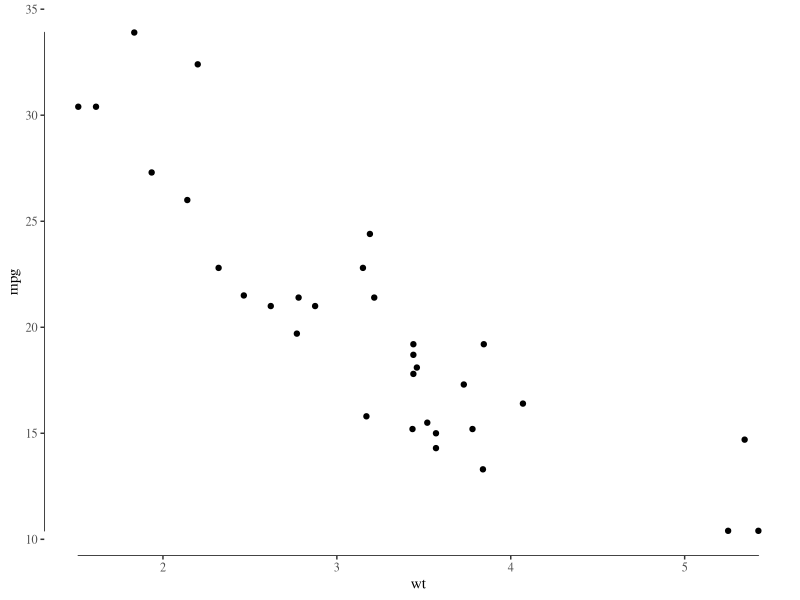
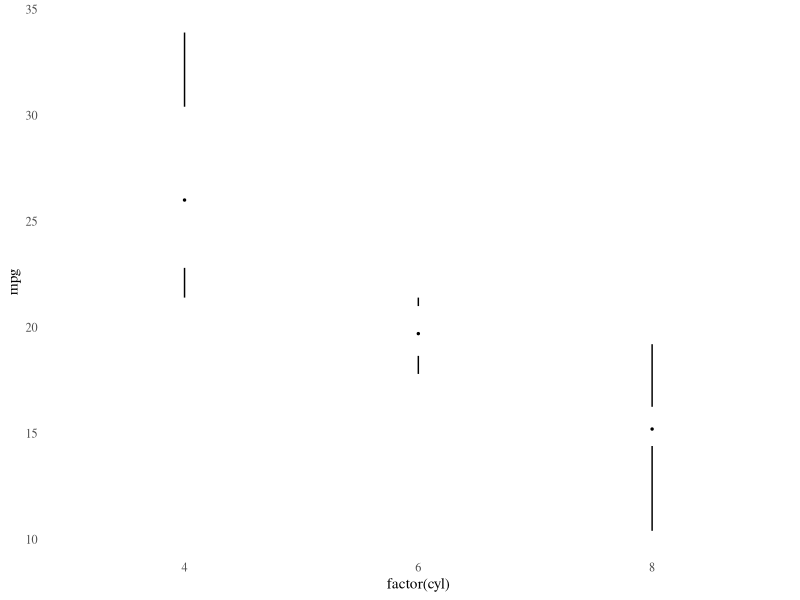
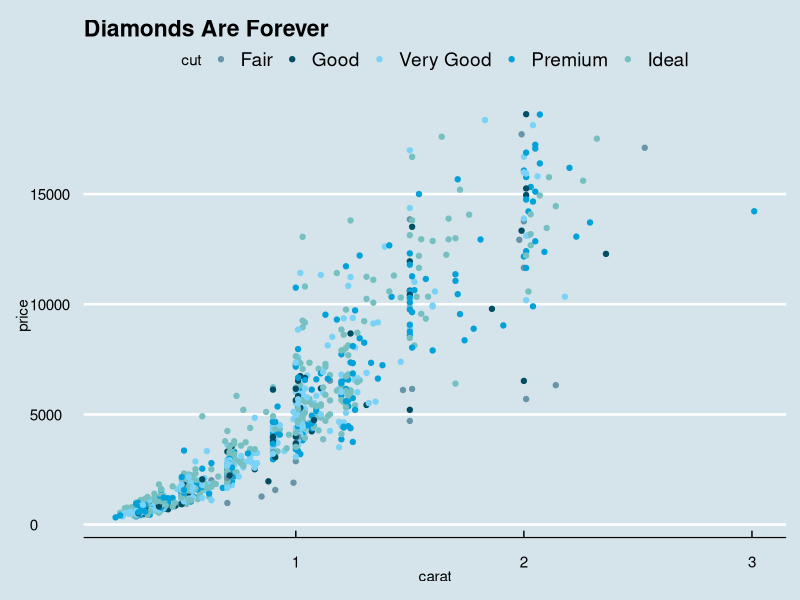
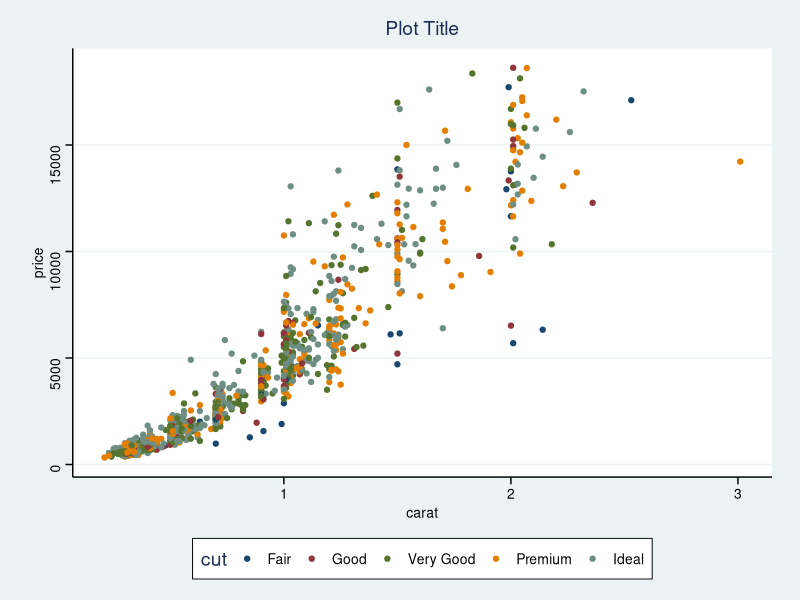
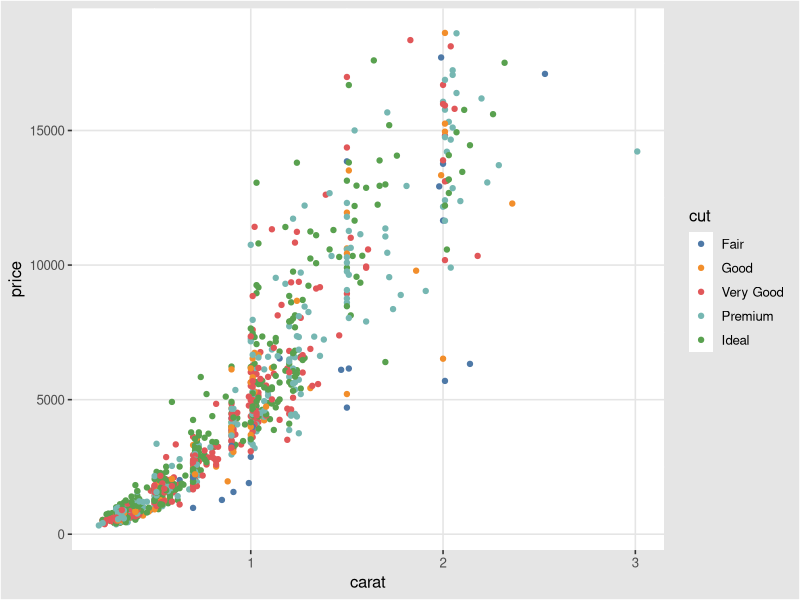

Reproduce these figures in R, in order. (Note: this script raises an error after producing the figures.)
# ggthemes is a very cool package
# it adds a lot of very nice themes to ggplot.
# here: https://github.com/jrnold/ggthemes

install.packages('ggthemes', dependencies = TRUE)

# using the good ol' diamonds dataset

library("ggplot2")
library("ggthemes")
dsamp <- diamonds[sample(nrow(diamonds), 1000), ]

# Tufte theme: Minimal theme and geoms

(ggplot(mtcars, aes(wt, mpg)) + geom_point() + geom_rangeframe() + theme_tufte())

(ggplot(mtcars, aes(factor(cyl), mpg)) + theme_tufte(ticks = FALSE) + geom_tufteboxplot())

# The Economist

(qplot(carat, price, data = dsamp, colour = cut) + theme_economist() + scale_colour_economist() + 
    ggtitle("Diamonds Are Forever"))

# Stata too! You can add the following commands:
# scale_color_stata, scale_shapes_stata, scale_linetype_stata
# which are: color, shape, and linetype palettes from Stata graph schemes.

(qplot(carat, price, data = dsamp, colour = cut) + theme_stata() + scale_colour_stata() + 
    ggtitle("Plot Title"))

# Tableau

(qplot(carat, price, data = dsamp, colour = cut) + theme_igray() + scale_colour_tableau())

# Tableau with colour palette for colourblind people

(qplot(carat, price, data = dsamp, colour = cut) + theme_igray() + scale_colour_tableau("colorblind10"))

# A last and nice one: Few.
# Color palette and theme based on Stephen Few's "Practical Rules for Using Color in Charts".

(qplot(carat, price, data = dsamp, colour = cut) + theme_few() + scale_colour_few())



 


